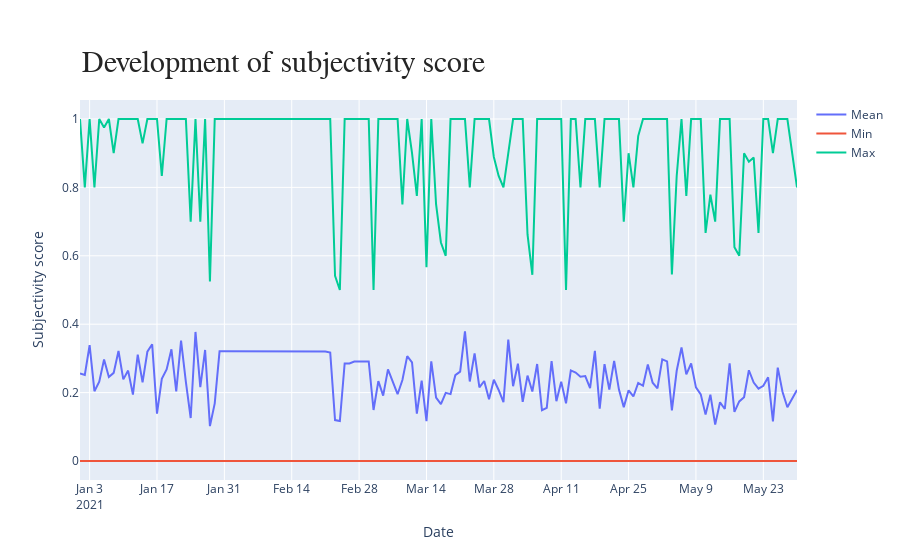

Notebook cell for this chart:
### Code cell
import plotly.graph_objects as go

fig3 = go.Figure()
fig3.add_trace(go.Scatter(x=df.date, y=df.subjectivity_mean,
                    mode='lines',
                    name='Mean'))
fig3.add_trace(go.Scatter(x=df.date, y=df.subjectivity_min,
                    mode='lines',
                    name='Min'))
fig3.add_trace(go.Scatter(x=df.date, y=df.subjectivity_max,
                    mode='lines',
                    name='Max'))
title = []
title.append(dict(xref='paper', yref='paper', x=0.0, y=1.05,
                              xanchor='left', yanchor='bottom',
                              text='Development of subjectivity score',
                              font=dict(family='Arial',
                                        size=30,
                                        color='rgb(37,37,37)'),
                              showarrow=False))
fig3.update_layout(xaxis_title='Date',
                   yaxis_title='Subjectivity score',
                  annotations=title)
fig3.show()

### Figure 1 — Plotly figure (JSON) as saved in the notebook; plotly's stock layout.template omitted (floating-point values rounded to 4 significant figures; data arrays with more than 128 entries replaced by an {"elided": "..."} marker saying what was removed)
{"data": [{"mode": "lines", "name": "Mean", "type": "scatter", "x": {"elided": "148 str values"}, "y": {"elided": "148 float values"}}, {"mode": "lines", "name": "Min", "type": "scatter", "x": {"elided": "148 str values"}, "y": {"elided": "148 int values"}}, {"mode": "lines", "name": "Max", "type": "scatter", "x": {"elided": "148 str values"}, "y": {"elided": "148 float values"}}], "layout": {"annotations": [{"font": {"color": "rgb(37,37,37)", "family": "Arial", "size": 30}, "showarrow": false, "text": "Development of subjectivity score", "x": 0, "xanchor": "left", "xref": "paper", "y": 1.05, "yanchor": "bottom", "yref": "paper"}], "xaxis": {"title": {"text": "Date"}}, "yaxis": {"title": {"text": "Subjectivity score"}}}}
